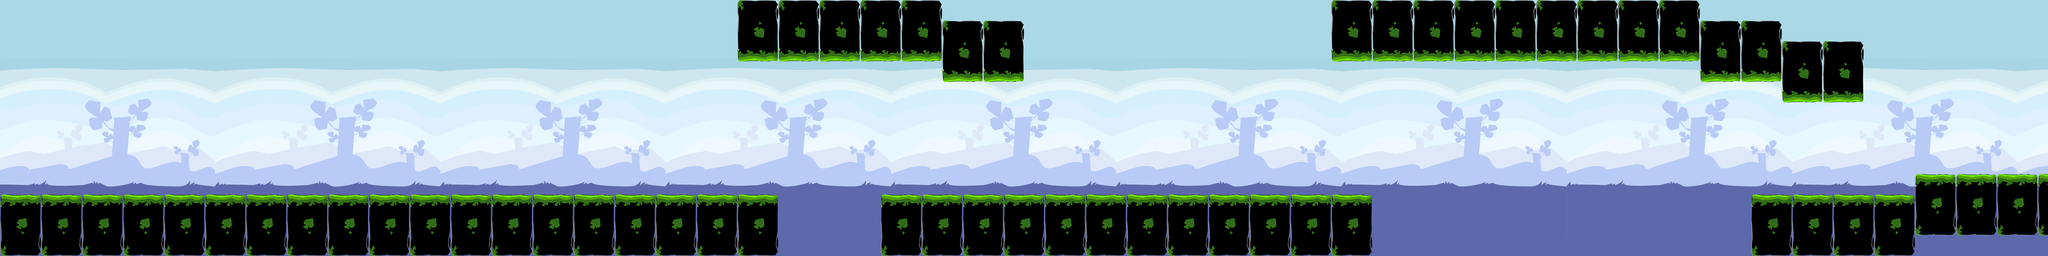

This game map was drawn from its Tiled (.tmx) file and the tilesets committed beside it. A one-line description and the trimmed map source follow:
An orthogonal 200x25 tile map with 32x32 px tiles, 2 tile layers (bg, brick).

<map version="1.0" orientation="orthogonal" width="200" height="25" tilewidth="32" tileheight="32">
 <tileset firstgid="1" name="tilemap6" tilewidth="32" tileheight="32">
  <image source="tilemap6.png" width="832" height="768" />
 </tileset>
 <layer name="bg" width="200" height="25">
  <data>[5000 cells, 5000 non-empty, 528 distinct tile ids]</data>
 </layer>
 <layer name="brick" width="200" height="25">
  <data>[5000 cells, 1398 non-empty, 48 distinct tile ids]</data>
 </layer>
</map>
